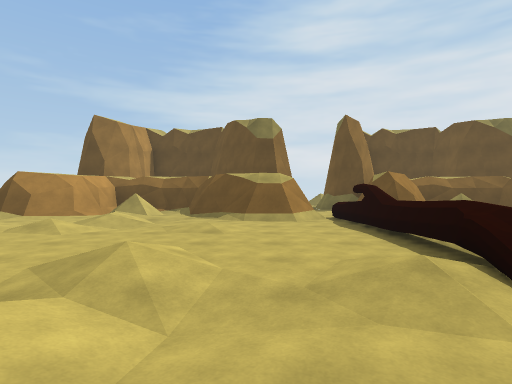
View 1 (above)

22 first-person views from a walk through a Unity game level. The camera is 1.3 m above the floor, looks level and sees 80° across. The floor is counted in squares, 2 m on a side. Each view is taken from the middle of a square. On the plan, view 1 faces up. The plan holds only what a view shows up to about 10 squares ahead; the rest is blank. The place goes on beyond the plan. The player character is not drawn.

View 2
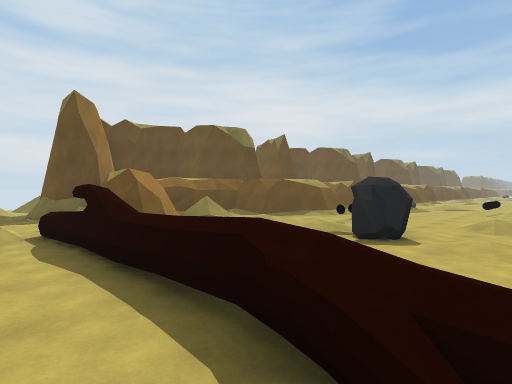

View 3
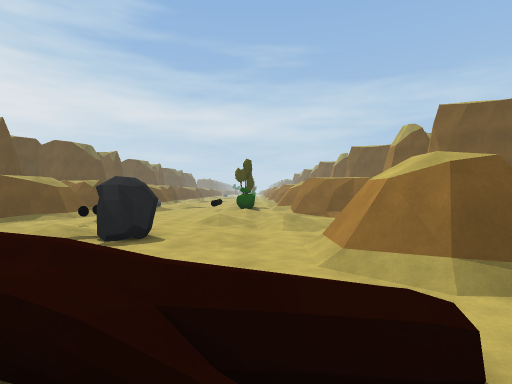

View 4
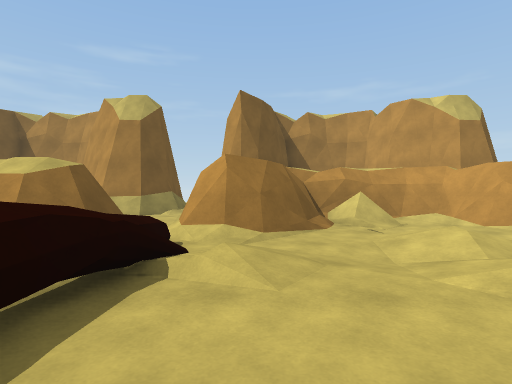

View 5
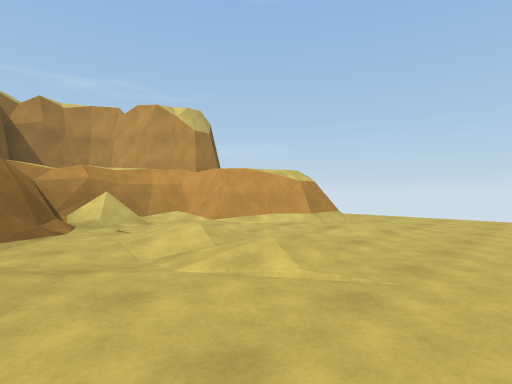

View 6
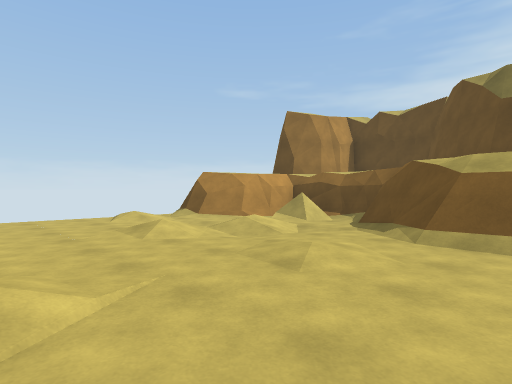

View 7
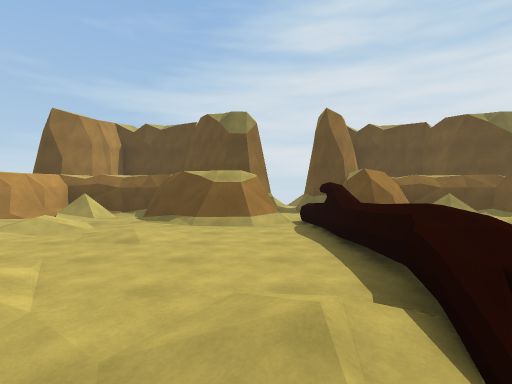

View 8
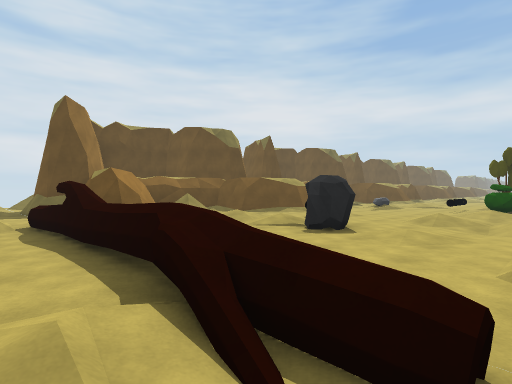

View 9
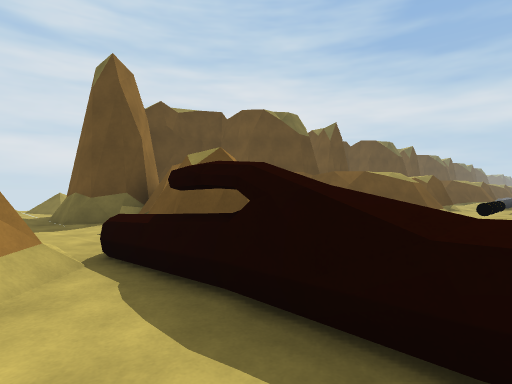

View 10
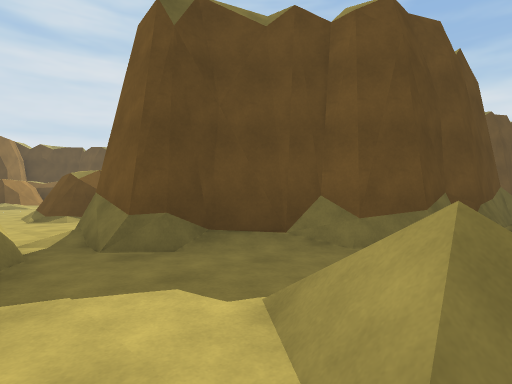

View 11
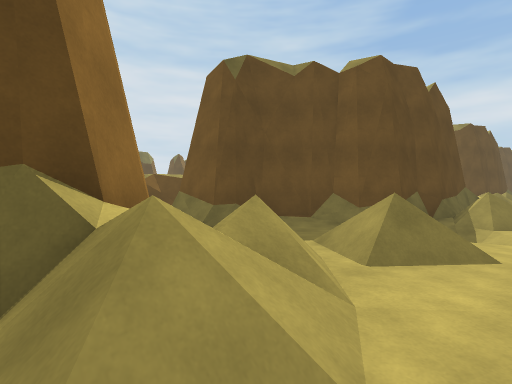

View 12
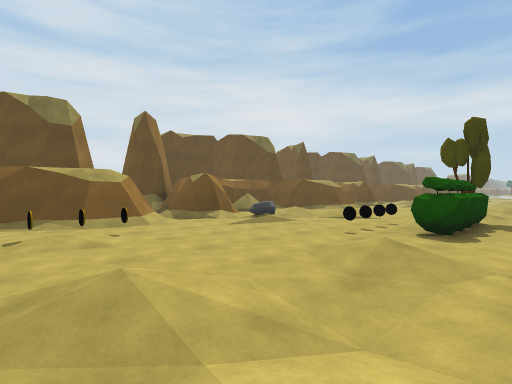

View 13
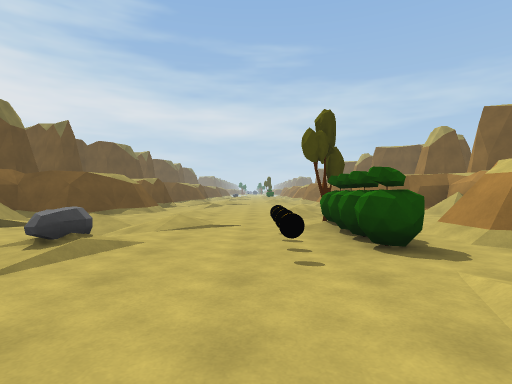

View 14
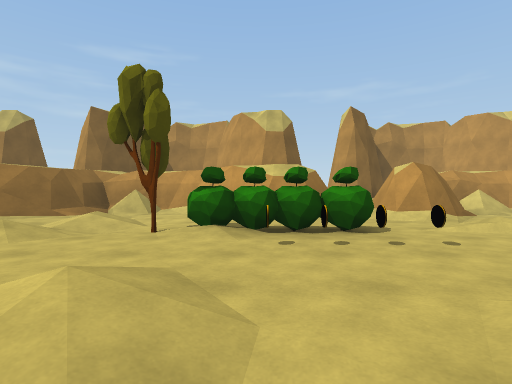

View 15
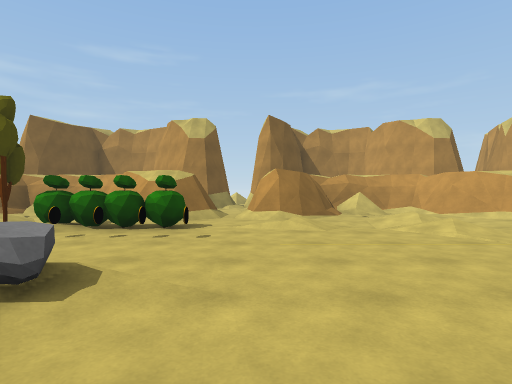

View 16
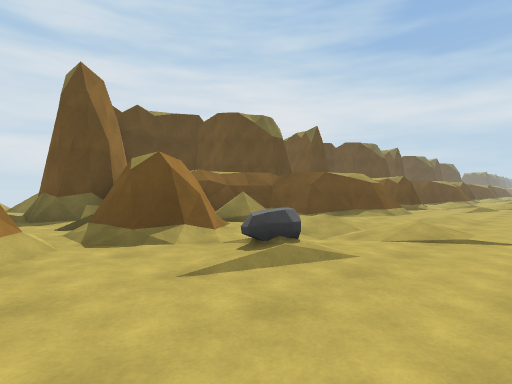

View 17
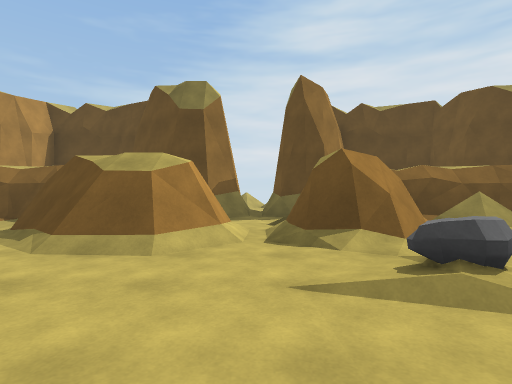

View 18
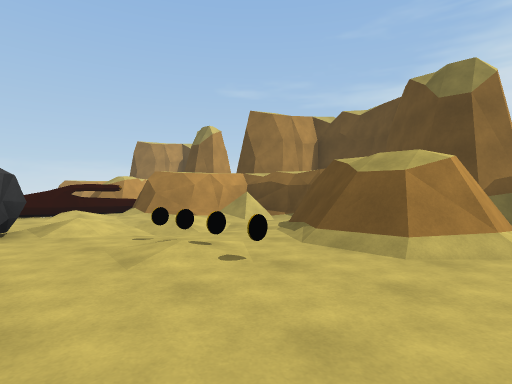

View 19
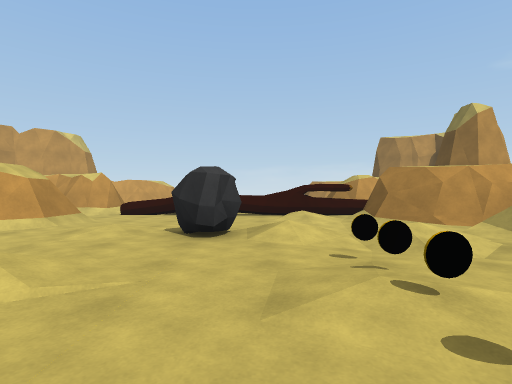

View 20
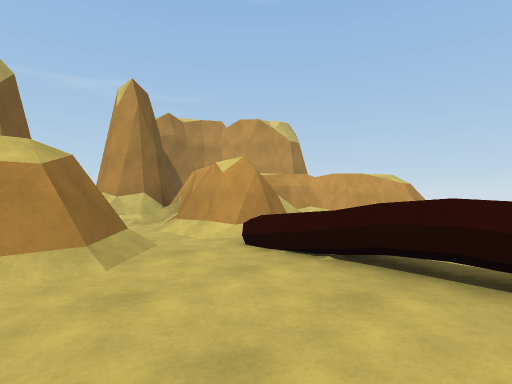

View 21
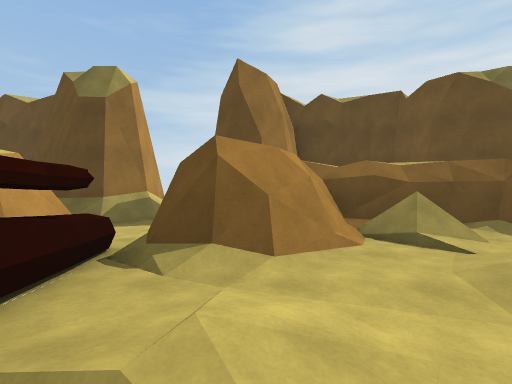

View 22
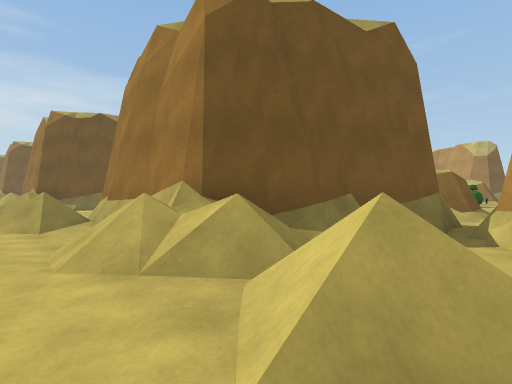

### Floor plan
Key: @ floor where view 1 was taken; # wall or solid block; . main floor; : floor 0.25 m higher than the main floor; - floor 0.25 m lower than the main floor; / step, stairs or slope; = window, fence, low wall or low ledge; ^ raised ledge; C coin; R rock; B bush; T tree; O other object.
Columns run from 7 left of view 1 to 20 right of it. Each row starts with its distance up from view 1.
 18                   ......
 17                    ////./
 16                    ///###
 15                   ..###
 14          .        ..#
 13         #/#       #/#
 12         #/###     #/##
 11   #### ##..#####  #./ ###
 10   #/##   ./##/###  .###/##
  9  ##//####.###//####.##//.##
  8 ##../-###^##../-###.##..-.##
  7 ..-//-...=..-//-......-/....
  6 .:..-....^.:..-COO...R-/-...
  5 .........^..................
  4 .........^...R......OOO.....
  3 ......:..^......:........:..
  2 .....---:^.....---:..BBBT--.
  1 .##.-/../#.##.-/..//.##.-:..
  0   ##.--@##.###.--/##/###.-.#
 -1    ##./###.####./###/  #///#
 -2     #####=..  ####     #####
 -3        ##..//
 -4        ###/##
 -5        ###.##
 -6           ..##
 -7        ##/...##
 -8        #////-/####
 -9        ////////
-10        ......

Where each view was taken, in squares from view 1:
view 1: 0 up, 0 right, facing up
view 2: 2 up, 1 right, facing up-right
view 3: 2 up, 1 right, facing right
view 4: 5 up, 1 right, facing down
view 5: 5 up, 1 right, facing down-left
view 6: 3 up, 1 right, facing up-left
view 7: 1 up, 1 right, facing up
view 8: 1 up, 1 right, facing up-right
view 9: 5 up, 1 right, facing up-right
view 10: 9 down, 2 right, facing up-right
view 11: 10 down, 0 right, facing up-right
view 12: 1 up, 8 right, facing up-right
view 13: 4 up, 10 right, facing right
view 14: 7 up, 15 right, facing down
view 15: 8 up, 12 right, facing down
view 16: 4 up, 11 right, facing up-right
view 17: 4 up, 12 right, facing up
view 18: 4 up, 12 right, facing up-left
view 19: 5 up, 11 right, facing left
view 20: 4 up, 5 right, facing down-left
view 21: 5 up, 4 right, facing up
view 22: 18 up, 11 right, facing down-right
